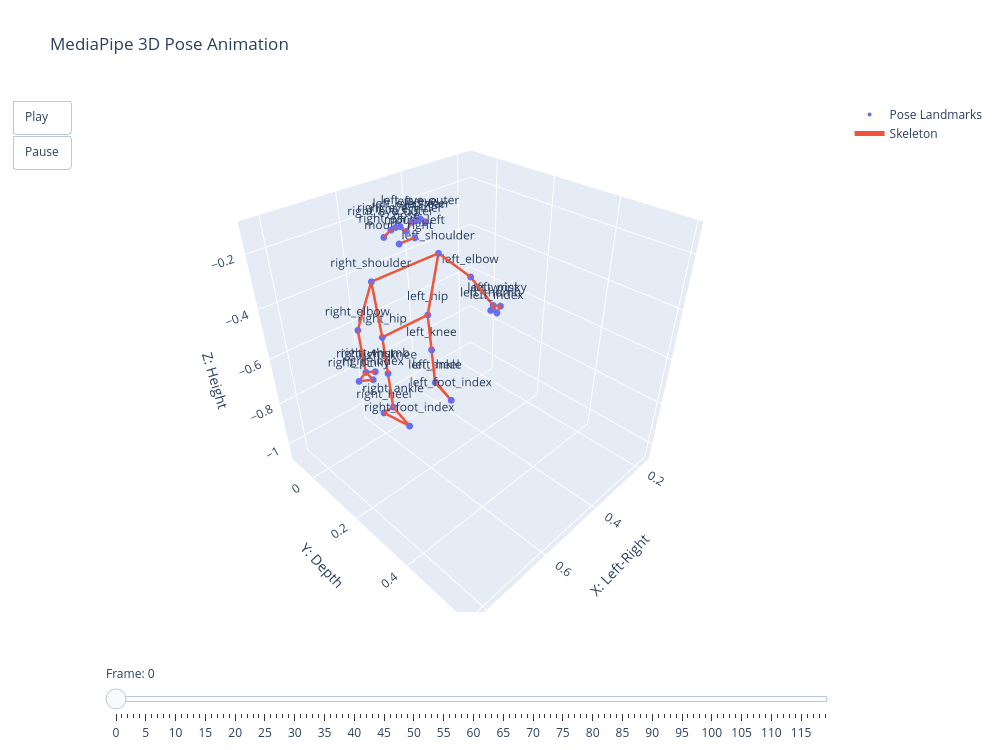

The notebook cell saved with this chart:
### Code cell
fig = create_pose_animation(
    df=df,
    landmarks=LANDMARKS,
    connections=CONNECTIONS,
)

fig.show()

### Figure 1 — Plotly figure (JSON) as saved in the notebook; plotly's stock layout.template omitted (floating-point values rounded to 4 significant figures)
{"data": [{"marker": {"size": 4}, "mode": "markers+text", "name": "Pose Landmarks", "showlegend": true, "text": ["nose", "left_eye_inner", "left_eye", "left_eye_outer", "right_eye_inner", "right_eye", "right_eye_outer", "left_ear", "right_ear", "mouth_left", "mouth_right", "left_shoulder", "right_shoulder", "left_elbow", "right_elbow", "left_wrist", "right_wrist", "left_pinky", "right_pinky", "left_index", "right_index", "left_thumb", "right_thumb", "left_hip", "right_hip", "left_knee", "right_knee", "left_ankle", "right_ankle", "left_heel", "right_heel", "left_foot_index", "right_foot_index"], "textposition": "top center", "type": "scatter3d", "x": [0.5, 0.482, 0.468, 0.454, 0.518, 0.532, 0.546, 0.435, 0.565, 0.475, 0.525, 0.39, 0.61, 0.31, 0.69, 0.28, 0.72, 0.255, 0.745, 0.285, 0.715, 0.3, 0.7, 0.42, 0.58, 0.42, 0.58, 0.42, 0.58, 0.4, 0.6, 0.42, 0.58], "y": [0.03, 0.03, 0.03, 0.03, 0.03, 0.03, 0.03, 0.025, 0.025, 0.03, 0.03, 0.02, 0.02, 0.06, 0.06, 0.12, 0.12, 0.125, 0.125, 0.14, 0.14, 0.13, 0.13, 0, 0, 0.01, 0.01, 0.02, 0.02, 0, 0, 0.09, 0.09], "z": [-0.22, -0.195, -0.192, -0.195, -0.195, -0.192, -0.195, -0.215, -0.215, -0.255, -0.255, -0.36, -0.36, -0.48, -0.48, -0.59, -0.59, -0.605, -0.605, -0.61, -0.61, -0.595, -0.595, -0.62, -0.62, -0.78, -0.78, -0.94, -0.94, -0.97, -0.97, -0.98, -0.98]}, {"line": {"width": 5}, "mode": "lines", "name": "Skeleton", "showlegend": true, "type": "scatter3d", "x": [0.5, 0.482, null, 0.482, 0.468, null, 0.468, 0.454, null, 0.454, 0.435, null, 0.5, 0.518, null, 0.518, 0.532, null, 0.532, 0.546, null, 0.546, 0.565, null, 0.475, 0.525, null, 0.39, 0.61, null, 0.39, 0.42, null, 0.61, 0.58, null, 0.42, 0.58, null, 0.39, 0.31, null, 0.31, 0.28, null, 0.28, 0.255, null, 0.28, 0.285, null, 0.28, 0.3, null, 0.255, 0.285, null, 0.61, 0.69, null, 0.69, 0.72, null, 0.72, 0.745, null, 0.72, 0.715, null, 0.72, 0.7, null, 0.745, 0.715, null, 0.42, 0.42, null, 0.42, 0.42, null, 0.42, 0.4, null, 0.42, 0.42, null, 0.4, 0.42, null, 0.58, 0.58, null, 0.58, 0.58, null, 0.58, 0.6, null, 0.58, 0.58, null, 0.6, 0.58, null], "y": [0.03, 0.03, null, 0.03, 0.03, null, 0.03, 0.03, null, 0.03, 0.025, null, 0.03, 0.03, null, 0.03, 0.03, null, 0.03, 0.03, null, 0.03, 0.025, null, 0.03, 0.03, null, 0.02, 0.02, null, 0.02, 0, null, 0.02, 0, null, 0, 0, null, 0.02, 0.06, null, 0.06, 0.12, null, 0.12, 0.125, null, 0.12, 0.14, null, 0.12, 0.13, null, 0.125, 0.14, null, 0.02, 0.06, null, 0.06, 0.12, null, 0.12, 0.125, null, 0.12, 0.14, null, 0.12, 0.13, null, 0.125, 0.14, null, 0, 0.01, null, 0.01, 0.02, null, 0.02, 0, null, 0.02, 0.09, null, 0, 0.09, null, 0, 0.01, null, 0.01, 0.02, null, 0.02, 0, null, 0.02, 0.09, null, 0, 0.09, null], "z": [-0.22, -0.195, null, -0.195, -0.192, null, -0.192, -0.195, null, -0.195, -0.215, null, -0.22, -0.195, null, -0.195, -0.192, null, -0.192, -0.195, null, -0.195, -0.215, null, -0.255, -0.255, null, -0.36, -0.36, null, -0.36, -0.62, null, -0.36, -0.62, null, -0.62, -0.62, null, -0.36, -0.48, null, -0.48, -0.59, null, -0.59, -0.605, null, -0.59, -0.61, null, -0.59, -0.595, null, -0.605, -0.61, null, -0.36, -0.48, null, -0.48, -0.59, null, -0.59, -0.605, null, -0.59, -0.61, null, -0.59, -0.595, null, -0.605, -0.61, null, -0.62, -0.78, null, -0.78, -0.94, null, -0.94, -0.97, null, -0.94, -0.98, null, -0.97, -0.98, null, -0.62, -0.78, null, -0.78, -0.94, null, -0.94, -0.97, null, -0.94, -0.98, null, -0.97, -0.98, null]}], "layout": {"height": 750, "scene": {"aspectmode": "cube", "xaxis": {"range": [0.15, 0.85], "title": {"text": "X: Left-Right"}}, "yaxis": {"range": [-0.104, 0.6123], "title": {"text": "Y: Depth"}}, "zaxis": {"range": [-1.08, -0.092], "title": {"text": "Z: Height"}}}, "showlegend": true, "sliders": [{"active": 0, "currentvalue": {"prefix": "Frame: "}, "pad": {"t": 50}, "steps": [{"args": [["0"], {"frame": {"duration": 0, "redraw": true}}], "label": "0", "method": "animate"}, {"args": [["1"], {"frame": {"duration": 0, "redraw": true}}], "label": "1", "method": "animate"}, {"args": [["2"], {"frame": {"duration": 0, "redraw": true}}], "label": "2", "method": "animate"}, {"args": [["3"], {"frame": {"duration": 0, "redraw": true}}], "label": "3", "method": "animate"}, {"args": [["4"], {"frame": {"duration": 0, "redraw": true}}], "label": "4", "method": "animate"}, {"args": [["5"], {"frame": {"duration": 0, "redraw": true}}], "label": "5", "method": "animate"}, {"args": [["6"], {"frame": {"duration": 0, "redraw": true}}], "label": "6", "method": "animate"}, {"args": [["7"], {"frame": {"duration": 0, "redraw": true}}], "label": "7", "method": "animate"}, {"args": [["8"], {"frame": {"duration": 0, "redraw": true}}], "label": "8", "method": "animate"}, {"args": [["9"], {"frame": {"duration": 0, "redraw": true}}], "label": "9", "method": "animate"}, {"args": [["10"], {"frame": {"duration": 0, "redraw": true}}], "label": "10", "method": "animate"}, {"args": [["11"], {"frame": {"duration": 0, "redraw": true}}], "label": "11", "method": "animate"}, {"args": [["12"], {"frame": {"duration": 0, "redraw": true}}], "label": "12", "method": "animate"}, {"args": [["13"], {"frame": {"duration": 0, "redraw": true}}], "label": "13", "method": "animate"}, {"args": [["14"], {"frame": {"duration": 0, "redraw": true}}], "label": "14", "method": "animate"}, {"args": [["15"], {"frame": {"duration": 0, "redraw": true}}], "label": "15", "method": "animate"}, {"args": [["16"], {"frame": {"duration": 0, "redraw": true}}], "label": "16", "method": "animate"}, {"args": [["17"], {"frame": {"duration": 0, "redraw": true}}], "label": "17", "method": "animate"}, {"args": [["18"], {"frame": {"duration": 0, "redraw": true}}], "label": "18", "method": "animate"}, {"args": [["19"], {"frame": {"duration": 0, "redraw": true}}], "label": "19", "method": "animate"}, {"args": [["20"], {"frame": {"duration": 0, "redraw": true}}], "label": "20", "method": "animate"}, {"args": [["21"], {"frame": {"duration": 0, "redraw": true}}], "label": "21", "method": "animate"}, {"args": [["22"], {"frame": {"duration": 0, "redraw": true}}], "label": "22", "method": "animate"}, {"args": [["23"], {"frame": {"duration": 0, "redraw": true}}], "label": "23", "method": "animate"}, {"args": [["24"], {"frame": {"duration": 0, "redraw": true}}], "label": "24", "method": "animate"}, {"args": [["25"], {"frame": {"duration": 0, "redraw": true}}], "label": "25", "method": "animate"}, {"args": [["26"], {"frame": {"duration": 0, "redraw": true}}], "label": "26", "method": "animate"}, {"args": [["27"], {"frame": {"duration": 0, "redraw": true}}], "label": "27", "method": "animate"}, {"args": [["28"], {"frame": {"duration": 0, "redraw": true}}], "label": "28", "method": "animate"}, {"args": [["29"], {"frame": {"duration": 0, "redraw": true}}], "label": "29", "method": "animate"}, {"args": [["30"], {"frame": {"duration": 0, "redraw": true}}], "label": "30", "method": "animate"}, {"args": [["31"], {"frame": {"duration": 0, "redraw": true}}], "label": "31", "method": "animate"}, {"args": [["32"], {"frame": {"duration": 0, "redraw": true}}], "label": "32", "method": "animate"}, {"args": [["33"], {"frame": {"duration": 0, "redraw": true}}], "label": "33", "method": "animate"}, {"args": [["34"], {"frame": {"duration": 0, "redraw": true}}], "label": "34", "method": "animate"}, {"args": [["35"], {"frame": {"duration": 0, "redraw": true}}], "label": "35", "method": "animate"}, {"args": [["36"], {"frame": {"duration": 0, "redraw": true}}], "label": "36", "method": "animate"}, {"args": [["37"], {"frame": {"duration": 0, "redraw": true}}], "label": "37", "method": "animate"}, {"args": [["38"], {"frame": {"duration": 0, "redraw": true}}], "label": "38", "method": "animate"}, {"args": [["39"], {"frame": {"duration": 0, "redraw": true}}], "label": "39", "method": "animate"}, {"args": [["40"], {"frame": {"duration": 0, "redraw": true}}], "label": "40", "method": "animate"}, {"args": [["41"], {"frame": {"duration": 0, "redraw": true}}], "label": "41", "method": "animate"}, {"args": [["42"], {"frame": {"duration": 0, "redraw": true}}], "label": "42", "method": "animate"}, {"args": [["43"], {"frame": {"duration": 0, "redraw": true}}], "label": "43", "method": "animate"}, {"args": [["44"], {"frame": {"duration": 0, "redraw": true}}], "label": "44", "method": "animate"}, {"args": [["45"], {"frame": {"duration": 0, "redraw": true}}], "label": "45", "method": "animate"}, {"args": [["46"], {"frame": {"duration": 0, "redraw": true}}], "label": "46", "method": "animate"}, {"args": [["47"], {"frame": {"duration": 0, "redraw": true}}], "label": "47", "method": "animate"}, {"args": [["48"], {"frame": {"duration": 0, "redraw": true}}], "label": "48", "method": "animate"}, {"args": [["49"], {"frame": {"duration": 0, "redraw": true}}], "label": "49", "method": "animate"}, {"args": [["50"], {"frame": {"duration": 0, "redraw": true}}], "label": "50", "method": "animate"}, {"args": [["51"], {"frame": {"duration": 0, "redraw": true}}], "label": "51", "method": "animate"}, {"args": [["52"], {"frame": {"duration": 0, "redraw": true}}], "label": "52", "method": "animate"}, {"args": [["53"], {"frame": {"duration": 0, "redraw": true}}], "label": "53", "method": "animate"}, {"args": [["54"], {"frame": {"duration": 0, "redraw": true}}], "label": "54", "method": "animate"}, {"args": [["55"], {"frame": {"duration": 0, "redraw": true}}], "label": "55", "method": "animate"}, {"args": [["56"], {"frame": {"duration": 0, "redraw": true}}], "label": "56", "method": "animate"}, {"args": [["57"], {"frame": {"duration": 0, "redraw": true}}], "label": "57", "method": "animate"}, {"args": [["58"], {"frame": {"duration": 0, "redraw": true}}], "label": "58", "method": "animate"}, {"args": [["59"], {"frame": {"duration": 0, "redraw": true}}], "label": "59", "method": "animate"}, {"args": [["60"], {"frame": {"duration": 0, "redraw": true}}], "label": "60", "method": "animate"}, {"args": [["61"], {"frame": {"duration": 0, "redraw": true}}], "label": "61", "method": "animate"}, {"args": [["62"], {"frame": {"duration": 0, "redraw": true}}], "label": "62", "method": "animate"}, {"args": [["63"], {"frame": {"duration": 0, "redraw": true}}], "label": "63", "method": "animate"}, {"args": [["64"], {"frame": {"duration": 0, "redraw": true}}], "label": "64", "method": "animate"}, {"args": [["65"], {"frame": {"duration": 0, "redraw": true}}], "label": "65", "method": "animate"}, {"args": [["66"], {"frame": {"duration": 0, "redraw": true}}], "label": "66", "method": "animate"}, {"args": [["67"], {"frame": {"duration": 0, "redraw": true}}], "label": "67", "method": "animate"}, {"args": [["68"], {"frame": {"duration": 0, "redraw": true}}], "label": "68", "method": "animate"}, {"args": [["69"], {"frame": {"duration": 0, "redraw": true}}], "label": "69", "method": "animate"}, {"args": [["70"], {"frame": {"duration": 0, "redraw": true}}], "label": "70", "method": "animate"}, {"args": [["71"], {"frame": {"duration": 0, "redraw": true}}], "label": "71", "method": "animate"}, {"args": [["72"], {"frame": {"duration": 0, "redraw": true}}], "label": "72", "method": "animate"}, {"args": [["73"], {"frame": {"duration": 0, "redraw": true}}], "label": "73", "method": "animate"}, {"args": [["74"], {"frame": {"duration": 0, "redraw": true}}], "label": "74", "method": "animate"}, {"args": [["75"], {"frame": {"duration": 0, "redraw": true}}], "label": "75", "method": "animate"}, {"args": [["76"], {"frame": {"duration": 0, "redraw": true}}], "label": "76", "method": "animate"}, {"args": [["77"], {"frame": {"duration": 0, "redraw": true}}], "label": "77", "method": "animate"}, {"args": [["78"], {"frame": {"duration": 0, "redraw": true}}], "label": "78", "method": "animate"}, {"args": [["79"], {"frame": {"duration": 0, "redraw": true}}], "label": "79", "method": "animate"}, {"args": [["80"], {"frame": {"duration": 0, "redraw": true}}], "label": "80", "method": "animate"}, {"args": [["81"], {"frame": {"duration": 0, "redraw": true}}], "label": "81", "method": "animate"}, {"args": [["82"], {"frame": {"duration": 0, "redraw": true}}], "label": "82", "method": "animate"}, {"args": [["83"], {"frame": {"duration": 0, "redraw": true}}], "label": "83", "method": "animate"}, {"args": [["84"], {"frame": {"duration": 0, "redraw": true}}], "label": "84", "method": "animate"}, {"args": [["85"], {"frame": {"duration": 0, "redraw": true}}], "label": "85", "method": "animate"}, {"args": [["86"], {"frame": {"duration": 0, "redraw": true}}], "label": "86", "method": "animate"}, {"args": [["87"], {"frame": {"duration": 0, "redraw": true}}], "label": "87", "method": "animate"}, {"args": [["88"], {"frame": {"duration": 0, "redraw": true}}], "label": "88", "method": "animate"}, {"args": [["89"], {"frame": {"duration": 0, "redraw": true}}], "label": "89", "method": "animate"}, {"args": [["90"], {"frame": {"duration": 0, "redraw": true}}], "label": "90", "method": "animate"}, {"args": [["91"], {"frame": {"duration": 0, "redraw": true}}], "label": "91", "method": "animate"}, {"args": [["92"], {"frame": {"duration": 0, "redraw": true}}], "label": "92", "method": "animate"}, {"args": [["93"], {"frame": {"duration": 0, "redraw": true}}], "label": "93", "method": "animate"}, {"args": [["94"], {"frame": {"duration": 0, "redraw": true}}], "label": "94", "method": "animate"}, {"args": [["95"], {"frame": {"duration": 0, "redraw": true}}], "label": "95", "method": "animate"}, {"args": [["96"], {"frame": {"duration": 0, "redraw": true}}], "label": "96", "method": "animate"}, {"args": [["97"], {"frame": {"duration": 0, "redraw": true}}], "label": "97", "method": "animate"}, {"args": [["98"], {"frame": {"duration": 0, "redraw": true}}], "label": "98", "method": "animate"}, {"args": [["99"], {"frame": {"duration": 0, "redraw": true}}], "label": "99", "method": "animate"}, {"args": [["100"], {"frame": {"duration": 0, "redraw": true}}], "label": "100", "method": "animate"}, {"args": [["101"], {"frame": {"duration": 0, "redraw": true}}], "label": "101", "method": "animate"}, {"args": [["102"], {"frame": {"duration": 0, "redraw": true}}], "label": "102", "method": "animate"}, {"args": [["103"], {"frame": {"duration": 0, "redraw": true}}], "label": "103", "method": "animate"}, {"args": [["104"], {"frame": {"duration": 0, "redraw": true}}], "label": "104", "method": "animate"}, {"args": [["105"], {"frame": {"duration": 0, "redraw": true}}], "label": "105", "method": "animate"}, {"args": [["106"], {"frame": {"duration": 0, "redraw": true}}], "label": "106", "method": "animate"}, {"args": [["107"], {"frame": {"duration": 0, "redraw": true}}], "label": "107", "method": "animate"}, {"args": [["108"], {"frame": {"duration": 0, "redraw": true}}], "label": "108", "method": "animate"}, {"args": [["109"], {"frame": {"duration": 0, "redraw": true}}], "label": "109", "method": "animate"}, {"args": [["110"], {"frame": {"duration": 0, "redraw": true}}], "label": "110", "method": "animate"}, {"args": [["111"], {"frame": {"duration": 0, "redraw": true}}], "label": "111", "method": "animate"}, {"args": [["112"], {"frame": {"duration": 0, "redraw": true}}], "label": "112", "method": "animate"}, {"args": [["113"], {"frame": {"duration": 0, "redraw": true}}], "label": "113", "method": "animate"}, {"args": [["114"], {"frame": {"duration": 0, "redraw": true}}], "label": "114", "method": "animate"}, {"args": [["115"], {"frame": {"duration": 0, "redraw": true}}], "label": "115", "method": "animate"}, {"args": [["116"], {"frame": {"duration": 0, "redraw": true}}], "label": "116", "method": "animate"}, {"args": [["117"], {"frame": {"duration": 0, "redraw": true}}], "label": "117", "method": "animate"}, {"args": [["118"], {"frame": {"duration": 0, "redraw": true}}], "label": "118", "method": "animate"}, {"args": [["119"], {"frame": {"duration": 0, "redraw": true}}], "label": "119", "method": "animate"}]}], "title": {"text": "MediaPipe 3D Pose Animation"}, "updatemenus": [{"buttons": [{"args": [null, {"frame": {"duration": 100, "redraw": true}, "fromcurrent": true, "mode": "immediate", "transition": {"duration": 0}}], "label": "Play", "method": "animate"}, {"args": [[null], {"frame": {"duration": 0, "redraw": false}, "mode": "immediate"}], "label": "Pause", "method": "animate"}], "showactive": false, "type": "buttons"}], "width": 1000}}
